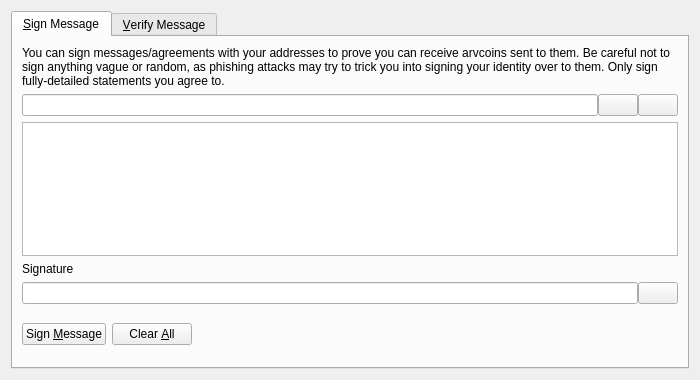
<?xml version="1.0" encoding="UTF-8"?>
<ui version="4.0">
 <class>SignVerifyMessageDialog</class>
 <widget class="QDialog" name="SignVerifyMessageDialog">
  <property name="geometry">
   <rect>
    <x>0</x>
    <y>0</y>
    <width>700</width>
    <height>380</height>
   </rect>
  </property>
  <property name="windowTitle">
   <string>Signatures - Sign / Verify a Message</string>
  </property>
  <property name="modal">
   <bool>true</bool>
  </property>
  <layout class="QVBoxLayout" name="verticalLayout">
   <item>
    <widget class="QTabWidget" name="tabWidget">
     <property name="currentIndex">
      <number>0</number>
     </property>
     <widget class="QWidget" name="tabSignMessage">
      <attribute name="title">
       <string>&amp;Sign Message</string>
      </attribute>
      <layout class="QVBoxLayout" name="verticalLayout_SM">
       <item>
        <widget class="QLabel" name="infoLabel_SM">
         <property name="text">
          <string>You can sign messages/agreements with your addresses to prove you can receive arvcoins sent to them. Be careful not to sign anything vague or random, as phishing attacks may try to trick you into signing your identity over to them. Only sign fully-detailed statements you agree to.</string>
         </property>
         <property name="textFormat">
          <enum>Qt::PlainText</enum>
         </property>
         <property name="wordWrap">
          <bool>true</bool>
         </property>
        </widget>
       </item>
       <item>
        <layout class="QHBoxLayout" name="horizontalLayout_1_SM">
         <property name="spacing">
          <number>0</number>
         </property>
         <item>
          <widget class="QValidatedLineEdit" name="addressIn_SM">
           <property name="toolTip">
            <string>The Arvcoin address to sign the message with</string>
           </property>
          </widget>
         </item>
         <item>
          <widget class="QPushButton" name="addressBookButton_SM">
           <property name="toolTip">
            <string>Choose previously used address</string>
           </property>
           <property name="text">
            <string/>
           </property>
           <property name="icon">
            <iconset resource="../bitcoin.qrc">
             <normaloff>:/icons/address-book</normaloff>:/icons/address-book</iconset>
           </property>
           <property name="shortcut">
            <string>Alt+A</string>
           </property>
           <property name="autoDefault">
            <bool>false</bool>
           </property>
          </widget>
         </item>
         <item>
          <widget class="QPushButton" name="pasteButton_SM">
           <property name="toolTip">
            <string>Paste address from clipboard</string>
           </property>
           <property name="text">
            <string/>
           </property>
           <property name="icon">
            <iconset resource="../bitcoin.qrc">
             <normaloff>:/icons/editpaste</normaloff>:/icons/editpaste</iconset>
           </property>
           <property name="shortcut">
            <string>Alt+P</string>
           </property>
           <property name="autoDefault">
            <bool>false</bool>
           </property>
          </widget>
         </item>
        </layout>
       </item>
       <item>
        <widget class="QPlainTextEdit" name="messageIn_SM">
         <property name="toolTip">
          <string>Enter the message you want to sign here</string>
         </property>
        </widget>
       </item>
       <item>
        <widget class="QLabel" name="signatureLabel_SM">
         <property name="text">
          <string>Signature</string>
         </property>
         <property name="textFormat">
          <enum>Qt::PlainText</enum>
         </property>
        </widget>
       </item>
       <item>
        <layout class="QHBoxLayout" name="horizontalLayout_2_SM">
         <property name="spacing">
          <number>0</number>
         </property>
         <item>
          <widget class="QLineEdit" name="signatureOut_SM">
           <property name="font">
            <font>
             <italic>true</italic>
            </font>
           </property>
           <property name="readOnly">
            <bool>true</bool>
           </property>
          </widget>
         </item>
         <item>
          <widget class="QPushButton" name="copySignatureButton_SM">
           <property name="toolTip">
            <string>Copy the current signature to the system clipboard</string>
           </property>
           <property name="text">
            <string/>
           </property>
           <property name="icon">
            <iconset resource="../bitcoin.qrc">
             <normaloff>:/icons/editcopy</normaloff>:/icons/editcopy</iconset>
           </property>
           <property name="autoDefault">
            <bool>false</bool>
           </property>
          </widget>
         </item>
        </layout>
       </item>
       <item>
        <layout class="QHBoxLayout" name="horizontalLayout_3_SM">
         <item>
          <widget class="QPushButton" name="signMessageButton_SM">
           <property name="toolTip">
            <string>Sign the message to prove you own this Arvcoin address</string>
           </property>
           <property name="text">
            <string>Sign &amp;Message</string>
           </property>
           <property name="icon">
            <iconset resource="../bitcoin.qrc">
             <normaloff>:/icons/edit</normaloff>:/icons/edit</iconset>
           </property>
           <property name="autoDefault">
            <bool>false</bool>
           </property>
          </widget>
         </item>
         <item>
          <widget class="QPushButton" name="clearButton_SM">
           <property name="toolTip">
            <string>Reset all sign message fields</string>
           </property>
           <property name="text">
            <string>Clear &amp;All</string>
           </property>
           <property name="icon">
            <iconset resource="../bitcoin.qrc">
             <normaloff>:/icons/remove</normaloff>:/icons/remove</iconset>
           </property>
           <property name="autoDefault">
            <bool>false</bool>
           </property>
          </widget>
         </item>
         <item>
          <spacer name="horizontalSpacer_1_SM">
           <property name="orientation">
            <enum>Qt::Horizontal</enum>
           </property>
           <property name="sizeHint" stdset="0">
            <size>
             <width>40</width>
             <height>48</height>
            </size>
           </property>
          </spacer>
         </item>
         <item>
          <widget class="QLabel" name="statusLabel_SM">
           <property name="font">
            <font>
             <weight>75</weight>
             <bold>true</bold>
            </font>
           </property>
           <property name="text">
            <string/>
           </property>
           <property name="wordWrap">
            <bool>true</bool>
           </property>
          </widget>
         </item>
         <item>
          <spacer name="horizontalSpacer_2_SM">
           <property name="orientation">
            <enum>Qt::Horizontal</enum>
           </property>
           <property name="sizeHint" stdset="0">
            <size>
             <width>40</width>
             <height>48</height>
            </size>
           </property>
          </spacer>
         </item>
        </layout>
       </item>
      </layout>
     </widget>
     <widget class="QWidget" name="tabVerifyMessage">
      <attribute name="title">
       <string>&amp;Verify Message</string>
      </attribute>
      <layout class="QVBoxLayout" name="verticalLayout_VM">
       <item>
        <widget class="QLabel" name="infoLabel_VM">
         <property name="text">
          <string>Enter the receiver's address, message (ensure you copy line breaks, spaces, tabs, etc. exactly) and signature below to verify the message. Be careful not to read more into the signature than what is in the signed message itself, to avoid being tricked by a man-in-the-middle attack. Note that this only proves the signing party receives with the address, it cannot prove sendership of any transaction!</string>
         </property>
         <property name="textFormat">
          <enum>Qt::PlainText</enum>
         </property>
         <property name="alignment">
          <set>Qt::AlignLeading|Qt::AlignLeft|Qt::AlignTop</set>
         </property>
         <property name="wordWrap">
          <bool>true</bool>
         </property>
        </widget>
       </item>
       <item>
        <layout class="QHBoxLayout" name="horizontalLayout_1_VM">
         <property name="spacing">
          <number>0</number>
         </property>
         <item>
          <widget class="QValidatedLineEdit" name="addressIn_VM">
           <property name="toolTip">
            <string>The Arvcoin address the message was signed with</string>
           </property>
          </widget>
         </item>
         <item>
          <widget class="QPushButton" name="addressBookButton_VM">
           <property name="toolTip">
            <string>Choose previously used address</string>
           </property>
           <property name="text">
            <string/>
           </property>
           <property name="icon">
            <iconset resource="../bitcoin.qrc">
             <normaloff>:/icons/address-book</normaloff>:/icons/address-book</iconset>
           </property>
           <property name="shortcut">
            <string>Alt+A</string>
           </property>
           <property name="autoDefault">
            <bool>false</bool>
           </property>
          </widget>
         </item>
        </layout>
       </item>
       <item>
        <widget class="QPlainTextEdit" name="messageIn_VM"/>
       </item>
       <item>
        <widget class="QValidatedLineEdit" name="signatureIn_VM"/>
       </item>
       <item>
        <layout class="QHBoxLayout" name="horizontalLayout_2_VM">
         <item>
          <widget class="QPushButton" name="verifyMessageButton_VM">
           <property name="toolTip">
            <string>Verify the message to ensure it was signed with the specified Arvcoin address</string>
           </property>
           <property name="text">
            <string>Verify &amp;Message</string>
           </property>
           <property name="icon">
            <iconset resource="../bitcoin.qrc">
             <normaloff>:/icons/transaction_0</normaloff>:/icons/transaction_0</iconset>
           </property>
           <property name="autoDefault">
            <bool>false</bool>
           </property>
          </widget>
         </item>
         <item>
          <widget class="QPushButton" name="clearButton_VM">
           <property name="toolTip">
            <string>Reset all verify message fields</string>
           </property>
           <property name="text">
            <string>Clear &amp;All</string>
           </property>
           <property name="icon">
            <iconset resource="../bitcoin.qrc">
             <normaloff>:/icons/remove</normaloff>:/icons/remove</iconset>
           </property>
           <property name="autoDefault">
            <bool>false</bool>
           </property>
          </widget>
         </item>
         <item>
          <spacer name="horizontalSpacer_1_VM">
           <property name="orientation">
            <enum>Qt::Horizontal</enum>
           </property>
           <property name="sizeHint" stdset="0">
            <size>
             <width>40</width>
             <height>48</height>
            </size>
           </property>
          </spacer>
         </item>
         <item>
          <widget class="QLabel" name="statusLabel_VM">
           <property name="font">
            <font>
             <weight>75</weight>
             <bold>true</bold>
            </font>
           </property>
           <property name="text">
            <string/>
           </property>
           <property name="wordWrap">
            <bool>true</bool>
           </property>
          </widget>
         </item>
         <item>
          <spacer name="horizontalSpacer_2_VM">
           <property name="orientation">
            <enum>Qt::Horizontal</enum>
           </property>
           <property name="sizeHint" stdset="0">
            <size>
             <width>40</width>
             <height>48</height>
            </size>
           </property>
          </spacer>
         </item>
        </layout>
       </item>
      </layout>
     </widget>
    </widget>
   </item>
  </layout>
 </widget>
 <customwidgets>
  <customwidget>
   <class>QValidatedLineEdit</class>
   <extends>QLineEdit</extends>
   <header>qt/qvalidatedlineedit.h</header>
  </customwidget>
 </customwidgets>
 <resources>
  <include location="../bitcoin.qrc"/>
 </resources>
 <connections/>
</ui>
